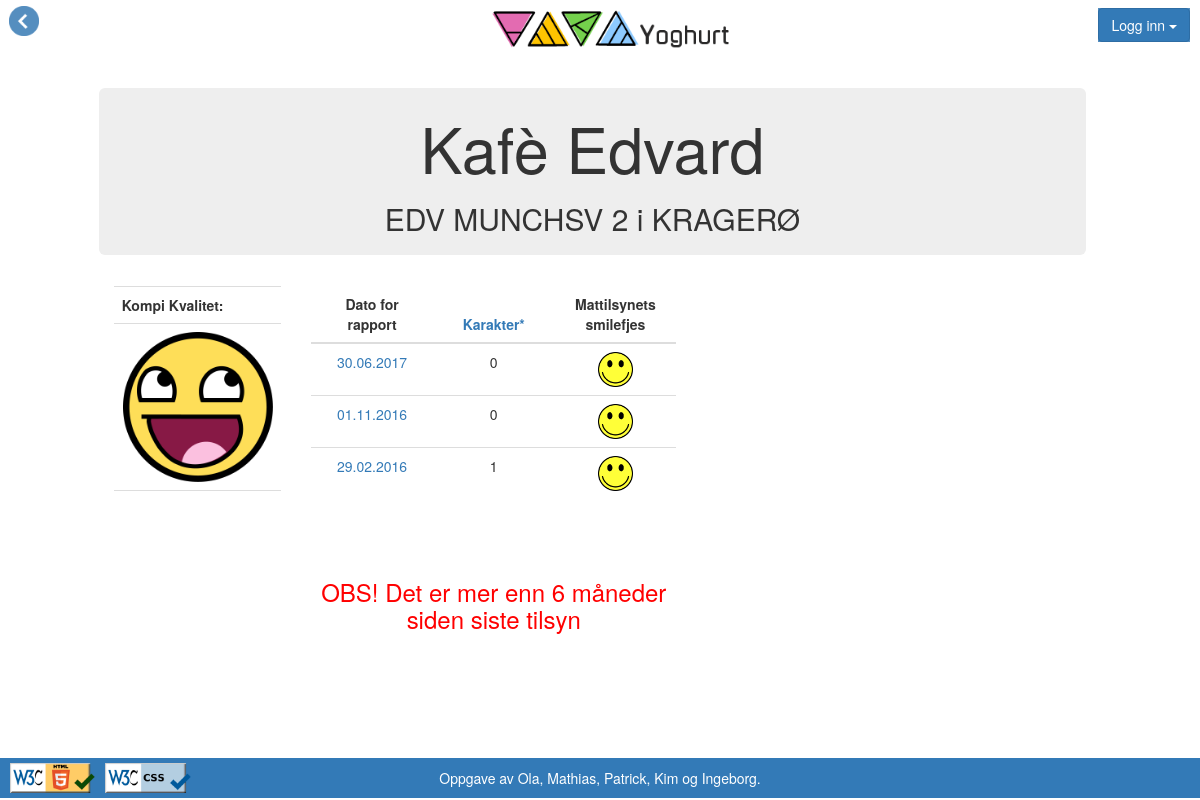
Screenshot of /restaurantVisning/restaurant.php?res=Z1006082305268811190WSXOG_Tilsynsobjekt with the database file from the repository.
### tables this page shows
CREATE TABLE `restauranter` (
  `tilsynsobjektid` varchar(50) NOT NULL,
  `orgnummer` int(11) DEFAULT NULL,
  `navn` varchar(150) DEFAULT NULL,
  `adrlinje1` varchar(100) DEFAULT NULL,
  `adrlinje2` varchar(100) DEFAULT NULL,
  `postnr` char(5) DEFAULT NULL,
  `latitude` decimal(12,7) DEFAULT NULL,
  `longitude` decimal(12,7) DEFAULT NULL
);

CREATE TABLE `poststed` (
  `postnr` char(5) NOT NULL,
  `poststed` varchar(50) DEFAULT NULL
);

CREATE TABLE `tilsynsrapporter` (
  `tilsynsobjektid` varchar(50) DEFAULT NULL,
  `tilsynid` varchar(50) NOT NULL,
  `sakref` varchar(15) DEFAULT NULL,
  `status` tinyint(1) DEFAULT NULL,
  `dato` int(11) DEFAULT NULL,
  `total_karakter` tinyint(4) DEFAULT NULL,
  `tilsynsbesoektype` tinyint(1) DEFAULT NULL,
  `tema1_no` char(20) DEFAULT NULL,
  `karakter1` tinyint(4) DEFAULT NULL,
  `tema2_no` char(18) DEFAULT NULL,
  `karakter2` tinyint(4) DEFAULT NULL,
  `tema3_no` varchar(40) DEFAULT NULL,
  `karakter3` tinyint(4) DEFAULT NULL,
  `tema4_no` varchar(30) DEFAULT NULL,
  `karakter4` tinyint(4) DEFAULT NULL
);

### restaurantVisning/restaurantHjelpPHP.php (called while the page is built, shortened)
<?php
function restaurantSpørring(){
    return (
            "SELECT * FROM
                Restauranter AS r,
                Poststed AS p,
                Tilsynsrapporter AS t
            WHERE p.postnr = r.postnr
            AND t.tilsynsobjektid = r.tilsynsobjektid
            AND r.tilsynsobjektid
            LIKE ?
            ORDER BY MOD(t.dato, 10) DESC, MOD((t.dato/10000), 100) DESC, t.dato/1000000 DESC"
        );
}
function tilsynsrapportSpørring(){
    return (
            "SELECT * FROM
                Tilsynsrapporter AS t
            WHERE t.tilsynsobjektid LIKE ?
            ORDER BY MOD(t.dato, 10) DESC, MOD((t.dato/10000), 100) DESC, t.dato/1000000 DESC"
            );
}
function bildeSnittKarakter($karakterSisteTilsynSnitt){
    if ($karakterSisteTilsynSnitt<0.5) {
         return $bilde = '../bilder/smileys/storSmil.png';
     }else if ($karakterSisteTilsynSnitt<=1) {
         return $bilde = '../bilder/smileys/liteSmil.png';
     }else if ($karakterSisteTilsynSnitt<=1.5) {
         return $bilde = '../bilder/smileys/ingenSmil.png';
     }else{
         return $bilde = '../bilder/smileys/spySmil.png';
     }
}
function mattilsynSmil($svarTilsynsrapport){
        switch ($svarTilsynsrapport['total_karakter']) {
            case '0':
                return $mattilsynetSmil = '../bilder/smileys/liteSmil.png';
                break;
            case '1':
                return $mattilsynetSmil = '../bilder/smileys/liteSmil.png';
                break;
        }
}
function tilsynsrapportAntallDagerSiden($tilsynDato){
    $datoIDag = time();
    return floor(($datoIDag - $tilsynDato)/86400);
}
?>

### restaurantVisning/restaurant.php (the view, shortened to what this page needs)
<?php
require_once 'restaurantHjelpPHP.php';
require_once '../logginn/logginn.php';
$db = kobleOpp();
?>
<!doctype html>
<html lang="no">
<head>
  <link rel="stylesheet" href="/bibloteker/bootstrap-3.3.7-dist/css/bootstrap.min.css">
  <link rel="stylesheet" type="text/css" href="restaurantVisning.css">
</head>
    <body>
        <?php include_once '../div/header.php'; ?>
        <?php
        $status = mysqli_set_charset($db, "utf8");
        if (!$status) {
            echo "Feil i pålogging";
            exit;
        } else if (isset($_GET["res"])) {
            $id = $_GET["res"];
            $side = 'Location: /restaurantVisning/restaurant.php?res=' . $id;
            loggInn($side);
            $sqlSpørring = restaurantSpørring();
            $stmt = mysqli_prepare($db, $sqlSpørring);
            mysqli_stmt_bind_param($stmt, 's' , $id);
            mysqli_stmt_execute($stmt);
            $svar = mysqli_stmt_get_result($stmt);
            $rad = mysqli_fetch_assoc($svar);
            if ($rad) {
                $navn = $rad['navn'];
                $fullAdresse = $rad['adrlinje1'] . ' i ' . $rad['poststed'];
                echo "<div class='container-fluid padding0'>
                        <div id='banner' class='text-center col-xs-offset-1 jumbotron'>
                            <h1>$navn</h1>
                            <h2>$fullAdresse</h2>
                        </div>
                        <div class='col-xs-1'></div>
                    </div>";
                echo "<div class='container-fluid padding0 text-center'>
                    <div id='venstreTabell' class='col-xs-2 col-xs-offset-1'>
                    <div class='table-responsive'>
                    <table class='table'>
                        <tr><th>Kompi Kvalitet:</th></tr>";
                    $sqlSpørringHenteKarakter = tilsynsrapportSpørring();
                    $stmt = mysqli_prepare($db, $sqlSpørringHenteKarakter);
                    mysqli_stmt_bind_param($stmt, 's' , $id);
                    mysqli_stmt_execute($stmt);
                    $svar = mysqli_stmt_get_result($stmt);
                    $svarKarakter  = mysqli_fetch_assoc($svar);
                    $karakterSisteTilsyn = 0;
                    $teller = 0;
                    while ($svarKarakter && $teller<3) {
                        $karakterSisteTilsyn += $svarKarakter['total_karakter'];
                        $teller++;
                        $svarKarakter = mysqli_fetch_assoc($svar);
                    }
                    $karakterSisteTilsynSnitt = $karakterSisteTilsyn/$teller;
                    $bilde = bildeSnittKarakter($karakterSisteTilsynSnitt);
                    echo "
                     <tr><td><img alt='smilefjes' id ='smileBilde' src='$bilde' title='smilefjes' width= '150' onmouseover='visKarakterInfo()' onmouseout='skjulKarakterInfo()'></td></tr>
                     <tr><td><h4 id='hoverText' style='display:none'>$karakterSisteTilsynSnitt</h4></td></tr>
                    </table>
                    </div>
                </div>
                    <div id='midtTabell' class='col-xs-4'>";
                    $sqlSpørringHenteTilsynsrapport = tilsynsrapportSpørring();
                    $stmt = mysqli_prepare($db, $sqlSpørringHenteTilsynsrapport);
                    mysqli_stmt_bind_param($stmt, 's' , $id);
                    mysqli_stmt_execute($stmt);
                    $svar = mysqli_stmt_get_result($stmt);
                    $svarTilsynsrapport = mysqli_fetch_assoc($svar);
                    echo (
                        "<table id='infoTabell' class='table text-center'>
                            <thead>
                                <tr>
                                    <th class='thMidt'>Dato for rapport</th>
                                    <th class='thMidt'><a href='#' data-toggle='tooltip' title='Karakter går fra 0-3, hvor 0 er best'>Karakter*</a></th>
                                    <th class='thMidt'>Mattilsynets smilefjes</th>
                                </tr>
                            </thead>
                            <tbody>"
                    );
                    $teller = 0;
                    while ($svarTilsynsrapport && $teller<3) {
                        $dato = $svarTilsynsrapport['dato'];
                        $dag = round($dato/1000000);
                        $måned = round(fmod($dato, 1000000)/10000);
                        $år = fmod($dato, 100);
                        $år = "20" . $år;
                        if ($måned<10) {
                            $måned = "0" . $måned;
                        }
                        if ($dag<10) {
                            $dag = "0" . $dag;
                        }
                        $mattilsynetSmil = mattilsynSmil($svarTilsynsrapport);
                        $karakter = $svarTilsynsrapport['total_karakter'];
                        $tilsynid = $svarTilsynsrapport['tilsynid'];
                        echo (
                            "<tr>
                                <td><a href='../tilsynsrapport/tilsyn.php?tilsynid=$tilsynid'>$dag.$måned.$år</a></td>
                                <td>$karakter</td>
                                <td><a href='../tilsynsrapport/tilsyn.php?tilsynid=$tilsynid'><img alt='smilefjes' src='$mattilsynetSmil' title='smilefjes' width= '35'></a></td>
                            </tr>"
                        );
                        $svarTilsynsrapport = mysqli_fetch_assoc($svar);
                        if ($teller == 0) {
                            $tilsynDato = strtotime($år . "-" . $måned . "-" . $dag);
                            $datodiff = tilsynsrapportAntallDagerSiden($tilsynDato);
                        }
                        $teller++;
                    }
                    echo "</table>";
                    if ($datodiff > 180) {
                        echo "<br><br><h3 id='obsMelding'>OBS! Det er mer enn 6 måneder siden siste tilsyn</h3>";
                    }
                    echo "
                    </div>
                    <div id='kart' class='col-xs-4'>
                      <div id='map' hidden=''></div>
                    </div></div>";
            } else {
                echo "<h1>Resultatet av SQL-spørringen ga 0 rader</h1>";
            }
        }
        ?>
        <?php include_once '../div/footer.php'; ?>
    </body>
</html>

### div/header.php (shortened to what this page needs)
<link rel="stylesheet" type="text/css" href="/div/header.css">
<link rel="stylesheet" type="text/css" href="/logginn/logginn.css">
<div id="wrapper">
	<header>
		<button id="tilbake" onClick="goBack()"><img alt="Tilbakeknapp" onmouseover="hover(this)" onmouseout="hoverOut(this)" style="height: 30px;" src="/bilder/backButton.png"></button>
		<a id="link" href ="/index.php" ><img alt="logo" id="logo" src="/bilder/logoNy.png" ></a>
	</header>

### logginn/logginn.php (shortened to what this page needs)
<?php
function logginn($sideSkalJegTil){
    if(isset($_SESSION['loggetInn'])){
        if ($_SESSION['loggetInn'] == true) {
            admin();
        }else{
        loggeinn();
}
    }else{
        loggeinn();
    }
}
function loggeinn(){
    echo<<< EOT
        <div id="logginn">
            <div class="dropdown">
                <button class="btn btn-primary dropdown-toggle" type="button" data-toggle="dropdown"> Logg inn <span class="caret"></span></button>
                <div class="dropdown-menu dropdown-menu-right pull-right ">
                    <p class="text-center">Logg inn</p>
                    <form method="POST" action="/logginn/logginn-landingside.php" onsubmit="return sjekkInnhold()">
                        <input class="centerLgIn" type="text" name="brukernavn" placeholder="Brukernavn" id="brukernavn"  style="margin-top: 5px">
                        <input class="centerLgIn" type="password" name="passord" placeholder="Passord" id="pass" style="margin-top: 5px">
                        <input id="liBtn" type="submit" name="submit" value=" Logg inn " style=" width: 80px; height: 30px">
                    </form>
                </div>
            </div>
        </div>
EOT;
}
?>

### div/footer.php
<div id="paddingBottom"></div>
    <footer id="footer">
        <p id="paragraf" >Oppgave av Ola, Mathias, Patrick, Kim og Ingeborg.</p>
        <div id="divFotter">
            <a href="http://jigsaw.w3.org/css-validator/check/referer?profile=css3" target="_blank">
                <img class="w3" src="/bilder/w3_css.png" alt="Valid CSS!" />
            </a>
            <a href="http://validator.w3.org/check?uri=referer" target="_blank">
                <img class="w3" src="/bilder/W3C_HTML5_certified.png" alt="Valid HTML 5" />
            </a>
        </div>
    </footer>
</div>

### restaurantVisning/restaurantVisning.css (style rules this page uses)
.thMidt { width: 33%; text-align: center; }
#kart { padding-right: 0px; }
#obsMelding { color: red; }
#banner { width: 83.33333333%; }

### div/header.css (style rules this page uses)
html { margin: 0; padding: 0; height: 100% }
body { margin: 0; padding: 0; height: 100%; margin-top: -2px; }
header { height: 80px; width: calc(100% - 3px); padding-left: 3px; padding-top: 3px; margin-bottom: 10px; }
#link { margin: auto; display: block; width: 220px; }
#logo { margin: auto; height: 55px; display: block; }
header button { float: left; height: 40px; display: block; border: none; text-align: center; padding: 5px 6px; text-decoration: none; background-color: unset; }
#wrapper { min-height: 100%; position: relative; }
footer { left: 0; height: 40px; bottom: 0; position: absolute; color: #FFF; background-color: #337ab7; width: 100%; text-align: center; }
.w3 { float: right; height: 30px; padding-left: 10px; }
#divFotter { bottom: 0; position: absolute; padding-bottom: 5px; }
#paragraf { padding-top: 10px; }
#paddingBottom { padding-bottom: 40px; }
.jumbotron { padding-top: 5px; padding-bottom: 10px; width: 100%; }
.padding0 { padding-left: 0; }

### logginn/logginn.css (style rules this page uses)
#logginn { position: fixed; right: 10px; top: 8px; font-size: 10px; background-color: #558ebf; z-index: 1; }

### rows the page displays
restauranter: navn "Kafè Edvard", adrlinje1.poststed "EDV MUNCHSV 2 i KRAGERØ"
tilsynsrapporter: dato "30", måned "06", år "2017", total_karakter "0"
tilsynsrapporter: dag "01", dato "11", år "2016", total_karakter "0"
tilsynsrapporter: dato "29", måned "02", år "2016", total_karakter "1"
